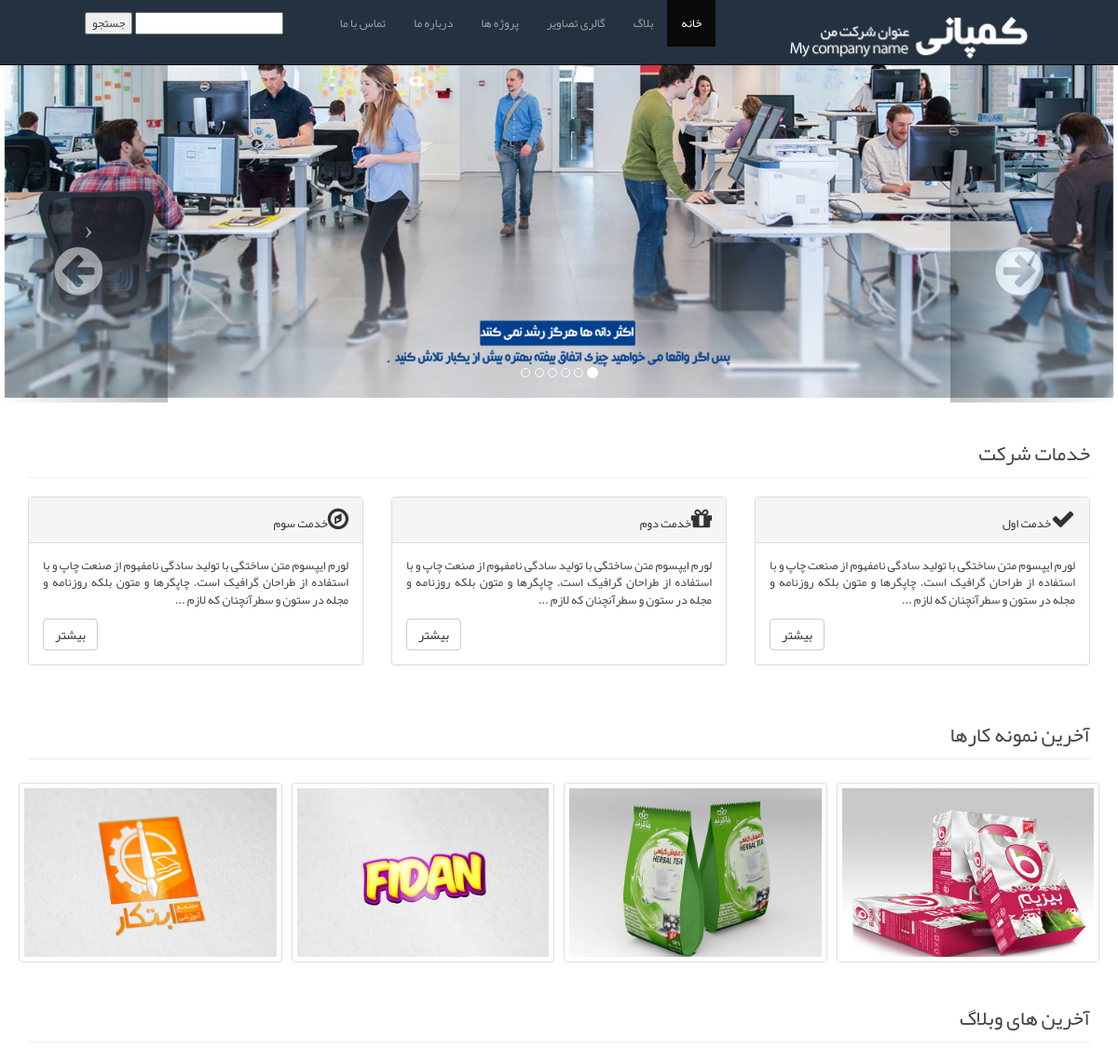
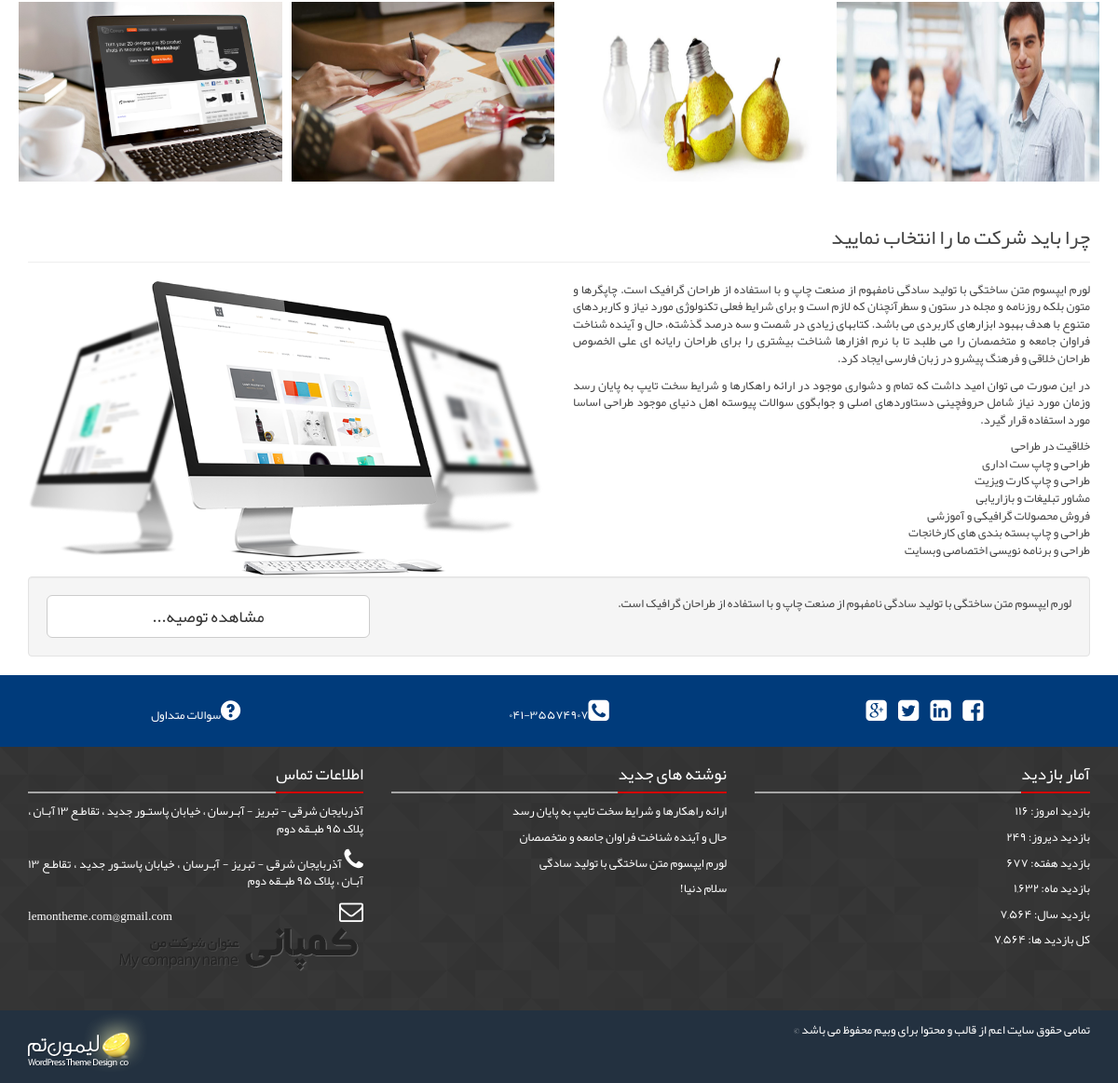
The page / on the database its author committed (2 pictures, top to bottom).
### tables this page shows
CREATE TABLE IF NOT EXISTS `tbl_menus` (
  `id` int NOT NULL AUTO_INCREMENT,
  `parent_id` int NOT NULL,
  `title` varchar(50) NOT NULL,
  `target_type` enum('Internal','External') NOT NULL,
  `target` varchar(100) NOT NULL,
  `new_window` tinyint(1) NOT NULL,
  `custom_url` varchar(100) NOT NULL,
  `sort` int NOT NULL,
  `enable` tinyint(1) NOT NULL,
  PRIMARY KEY (`id`)
);

CREATE TABLE IF NOT EXISTS `tbl_services` (
  `id` int NOT NULL AUTO_INCREMENT,
  `title` varchar(100) NOT NULL,
  `text` text NOT NULL,
  `icon` varchar(30) NOT NULL,
  `sort` int NOT NULL,
  `enable` tinyint(1) NOT NULL,
  PRIMARY KEY (`id`)
);

CREATE TABLE IF NOT EXISTS `tbl_portfolioes` (
  `id` int NOT NULL AUTO_INCREMENT,
  `title` varchar(50) NOT NULL,
  `text` text NOT NULL,
  `keywords` varchar(1000) NOT NULL,
  `description` varchar(1500) NOT NULL,
  `date` int NOT NULL,
  `enable` tinyint(1) NOT NULL,
  PRIMARY KEY (`id`)
);

CREATE TABLE IF NOT EXISTS `tbl_blogs` (
  `id` int NOT NULL AUTO_INCREMENT,
  `title` varchar(250) NOT NULL,
  `text` text NOT NULL,
  `keywords` varchar(1000) NOT NULL,
  `description` varchar(1500) NOT NULL,
  `date` int NOT NULL,
  `enable` tinyint(1) NOT NULL,
  PRIMARY KEY (`id`)
);

### include/classes/UnitBase.php (called while the page is built, shortened)
<?php
	class UnitBase  {
		public static $data=array();
		public static function setData($page_name,$data){
			self::$data[$page_name]=$data;
		}
		public static function getData($page_name){
			return self::$data[$page_name];
		}
	}
?>

### include/db/DB.php (called while the page is built, shortened)
<?php
	class DB {
		private static $mysqli=null;
		private $wheres=array();
		protected $table_name='';
		private $returnFields=array();
		protected $limit=array(
			"Start"=>0,
			"Count"=>0
		);
		private $sql="";
		private $command_type="";
		public static function setConnection($conn){
			self::$mysqli=$conn;
		}
		public function query(){
			$result=self::$mysqli->query($this->sql) or self::$mysqli->error();
			return $result;
		}
		public function run(){
			$result=$this->query();
			switch($this->command_type){
				case self::TYPE_LIST:
					$output=array();
					while($fields=$result->fetch_assoc()){
						$output[]=$fields;
					}
					return $output;
					break;
				case self::TYPE_SELECT_ONE:
					$fields=$result->fetch_assoc();
					return $fields;
					break;
			}
		}
		public function setSQL($q){
			$this->sql=$q;
			return $this;
		}
		function setCommandType($command_type){
			$this->command_type=$command_type;
			return $this;
		}
		public function getDetails(){
			$this->command_type=self::TYPE_SELECT_ONE;
			return $this;
		}
		public function getList(){
			$returnFields=$this->makeReturnFields();
			$where=$this->makeWhere();
			$limit=$this->makeLimit();
			$orderby=$this->makeOrderBy();
			$q="select $returnFields from ".$this->table_name." $where $orderby $limit";
			$this->sql=$q;
			$this->command_type=self::TYPE_LIST;
			return $this;
		}
		public function setWheres($wheres=array()){
			$this->wheres=$wheres;
			return $this;
		}
		public function setReturnFields($fields){
			 $this->returnFields = $fields;
			 return $this;
		}
		public function setLimit($count,$page_number=1){
			if($count==0){
				$this->limit=array(
					"Start"=>0,
					"Count"=>0
				);
			}else{
				$this->limit=array(
					"Start"=>($page_number-1)*$count,
					"Count"=>$count
				);
			}
			return $this;
		}
		private function makeLimit(){
			$output="";
			if($this->limit["Count"]==0)
				$output='';
			elseif($this->limit['Start']==0)
				$output='LIMIT '.$this->limit['Count'];
			else
				$output='LIMIT '.$this->limit['Start'].','.$this->limit['Count'];
			return $output;
		}
		private function makeWhere(){
			$where='';
			if(!empty($this->wheres)){
				$where='WHERE ';
				foreach($this->wheres as $key=>$value){
					$where.="`$key`='$value' AND ";
				}
				$where=mb_substr($where,0,mb_strlen($where)-5);
			}
			return $where;
		}
		private function makeReturnFields(){
			$output='';
			if(!empty($this->returnFields)){
				foreach($this->returnFields as $key=>$value){
					if(is_numeric($key))
						$output.="`$value` ,";
					else
						$output.="$key as `$value` ,";
				}
				$output=mb_substr($output,0,mb_strlen($output)-1);
			}else{
				$output="*";
			}
			return $output;
		}
		private function makeOrderBy(){
			$output='';
			return $output;
		}
	}

### pages/requires/header.controller.php (called while the page is built, shortened)
<?php
	$menu=new DB_MENU();
	$ListOfMenus=$menu->getListOfSiteMenus()->run();

### pages/controller.php (called while the page is built, shortened)
<?php
	$pagename =secure($_GET['page']);
	$page_db=new DB_PAGE();
	try{
		$pageDetails=$page_db->setWheres(array(
			"name"=>$pagename
		))->getDetails()->run();
		if($pageDetails['custom_page']==1){
			$filename=SECTIONS.$pageDetails['name'].'.controller.php';
			if(file_exists($filename)){
				require $filename;
			}
		}
	}
	catch(Exception $e){
		header('HTTP/1.0 404 Not Found');
		SiteBase::setSiteTitle("یافت نشد!");
		SiteBase::setHasView(true);
		SiteBase::setPageName("404");
	}
	require "pages/requires/header.controller.php";
?>

### pages/sections/main/services.controller.php (called while the page is built, shortened)
<?php
  $service=new DB_SERVICE();
  $CP['ListOfServices']=$service->setWheres(array(
      "enable"=>1
  ))->getList()->run();
?>

### pages/sections/main.controller.php (called while the page is built, shortened)
<?php
	$CP=array();
	require SECTIONS."main/services.controller.php";
	require SECTIONS."main/portfolio.controller.php";
	require SECTIONS."main/last_blogs.controller.php";
?>

### pages/sections/main/portfolio.controller.php (called while the page is built, shortened)
<?php
  $portfolio=new DB_PORTFOLIO();
  $CP['ListOfPortfolioes']=$portfolio->setLimit(4)->getList()->run();
?>

### pages/sections/main/last_blogs.controller.php (called while the page is built, shortened)
<?php
  $blog=new DB_BLOG();
  $CP['ListOfBlogs']=$blog->setWheres(array(
      "enable"=>1
  ))->setLimit(4)->getList()->run();
?>

### pages/sections/main/last_blogs.view.php (the view, shortened to what this page needs)
<div class="row">
	<div class="col-lg-12">
		<h2 class="titr"><?= $CP['blogBoxTitle']; ?></h2>
	</div>
    <?php
        foreach($CP['ListOfBlogs'] as $item){
    ?>
	<div class="item col-lg-3 col-md-4 col-sm-6 col-xs-12">
		<a href="index.php?page=show_blog&id=<?= $item['id']; ?>">
			<div class="hovereffect">
				<img class="img-responsive" src="assets/img/blog/<?= $item['id']; ?>.jpg" alt="<?= $item['title']; ?>">
				<div class="overlay">
				</div>
			</div>
		</a>
	</div>
    <?php
        }
    ?>
</div>

### pages/requires/header.view.php (shortened to what this page needs)
<?php
    $ListOfMenu=SiteBase::getData("_menus");
    ?>
<div class="top-menu">
    <nav class="navbar navbar-inverse navbar-fixed-top" role="navigation">
        <div class="container header-site">
            <div class="navbar-header">
                <a class="navbar-brand" href="#"><img src="assets/img/company-logo.png" alt="کمپانی" width="265" height="50" /></a>
            </div>
            <div class="collapse navbar-collapse pull-right" id="bs-example-navbar-collapse-1">
                <ul id="menu-mine-menu" class="nav navbar-nav navbar-left menu"><li id="menu-item-7" class="menu-item menu-item-type-custom menu-item-object-custom current-menu-item current_page_item menu-item-home menu-item-7">
                        <?php
                            foreach($ListOfMenu as $item){
                        ?>
                    <li <?= ($item['Active']) ? ' class="active"':''; ?> >
                        <a href="<?= $item['URL']; ?>" <?= ($item['new_window']==1) ? ' target="_blank"': '' ?>><?= $item['title']; ?></a>
                    </li>
                    <?php
	                    }
                    ?>
                </ul>
            </div>
            <form action="pages/search" method="get">
                <input type="text" name="search">
                <input type="submit" value="جستجو">
            </form>
        </div>
    </nav>
</div>

### pages/sections/main/services.view.php (shortened to what this page needs)
<div class="row">
	<div class="col-md-12">
		<h2 class="titr"><?= $CP['servicesBoxTitle']; ?></h2>
	</div>
    <?php
        foreach($CP['ListOfServices'] as $item){
    ?>
	<div class="col-md-4">
		<div class="panel panel-default">
			<div class="panel-heading">
				<h4><li class="fi <?= $item['icon']; ?>"></li><?= $item['title']; ?></h4>
			</div>
			<div class="panel-body">
				<?= $item['text']; ?>
				<a href="index.php?page=show_service&id=<?= $item['id']; ?>" class="btn btn-default pull-left">بیشتر </a>
			</div>
		</div>
	</div>
    <?php
        }
    ?>
</div>

### pages/sections/main/portfolio.view.php (shortened to what this page needs)
<div class="row">
	<div class="col-lg-12">
		<h2 class="titr"><?= $CP['getBoxTitle']; ?></h2>
	</div>
    <?php
        foreach($CP['ListOfPortfolioes'] as $item){
    ?>
	<div class="item col-md-3 col-sm-6 col-xs-6">
		<a href="index.php?page=show_portfolio&id=<?= $item['id']; ?>">
			<img src="assets/img/portfolio/<?= $item['id']; ?>.jpg" class="img-responsive img-thumbnail" alt="<?= $item['title']; ?>">
		</a>
	</div>
    <?php
        }
    ?>
</div>

### rows shown on the page
tbl_menus: title "خانه"
tbl_menus: title "بلاگ"
tbl_menus: title "گالری تصاویر"
tbl_menus: title "پروژه ها"
tbl_menus: title "درباره ما"
tbl_menus: title "تماس با ما"
tbl_services: title "خدمت اول", text "لورم ایپسوم متن ساختگی با تولید سادگی نامفهوم از صنعت چاپ و با استفاده از طراحان گرافیک است. چاپگرها و متون بلکه روزنامه و مجله در ستون و سطرآنچنان که لازم ..."
tbl_services: title "خدمت دوم", text "لورم ایپسوم متن ساختگی با تولید سادگی نامفهوم از صنعت چاپ و با استفاده از طراحان گرافیک است. چاپگرها و متون بلکه روزنامه و مجله در ستون و سطرآنچنان که لازم ..."
tbl_services: title "خدمت سوم", text "لورم ایپسوم متن ساختگی با تولید سادگی نامفهوم از صنعت چاپ و با استفاده از طراحان گرافیک است. چاپگرها و متون بلکه روزنامه و مجله در ستون و سطرآنچنان که لازم ..."
tbl_portfolioes: shows a picture
tbl_portfolioes: shows a picture
tbl_portfolioes: shows a picture
tbl_portfolioes: shows a picture
tbl_blogs: shows a picture
tbl_blogs: shows a picture
tbl_blogs: shows a picture
tbl_blogs: shows a picture

### other values the page prints
$CP['servicesBoxTitle'] "خدمات شرکت"
$CP['getBoxTitle'] "آخرین نمونه کارها"
$CP['blogBoxTitle'] "آخرین های وبلاگ"
$CP['SloganDetails']['Text'] "لورم ایپسوم متن ساختگی با تولید سادگی نامفهوم از صنعت چاپ و با استفاده از طراحان گرافیک است."
$CP['SloganDetails']['ButtonTitle'] "مشاهده توصیه..."
$value['Phone'] "041-35574907"
$value['QuestionText'] "سوالات متداول"
$value['Title'] "اطلاعات تماس"
$value['Address'] "آذربایجان شرقی - تبریز - آبـرسان ، خیابان پاستـور جدید ، تقاطـع ۱۳ آبـان ، پلاک ۹۵ طبـقه دوم"
$value['Email'] "lemontheme.com@gmail.com"
$value['Title'] "تمامی حقوق سایت اعم از قالب و محتوا برای وبیم محفوظ می باشد"
